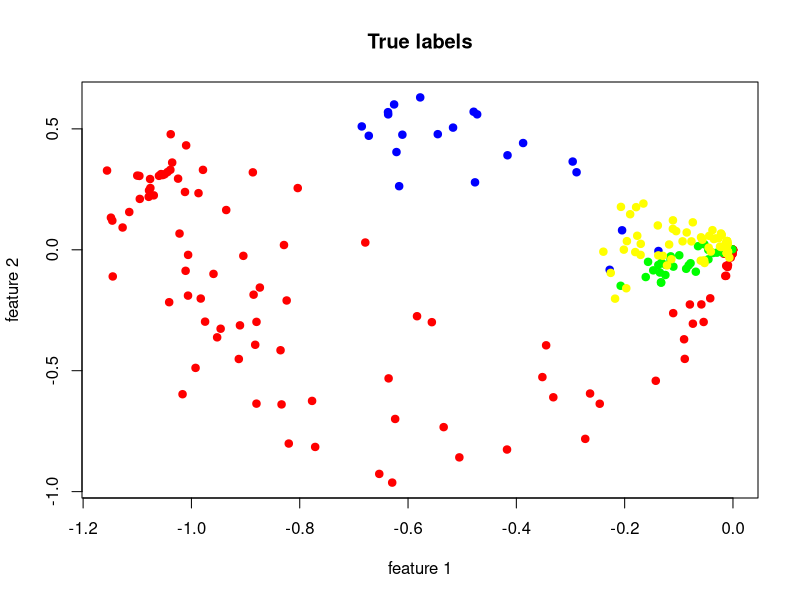
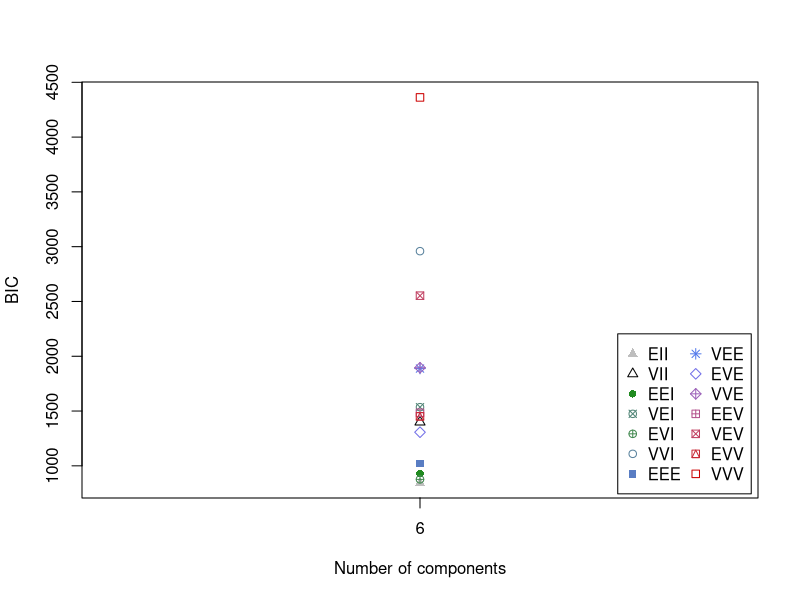
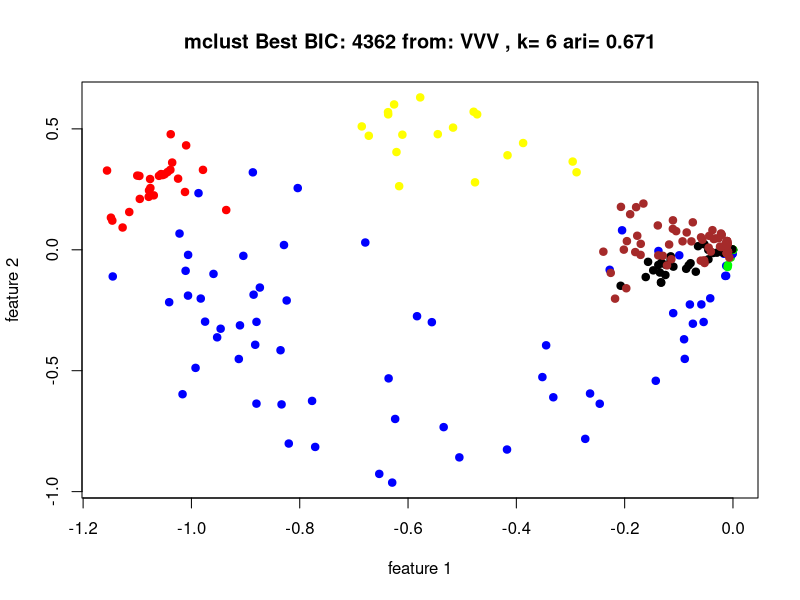
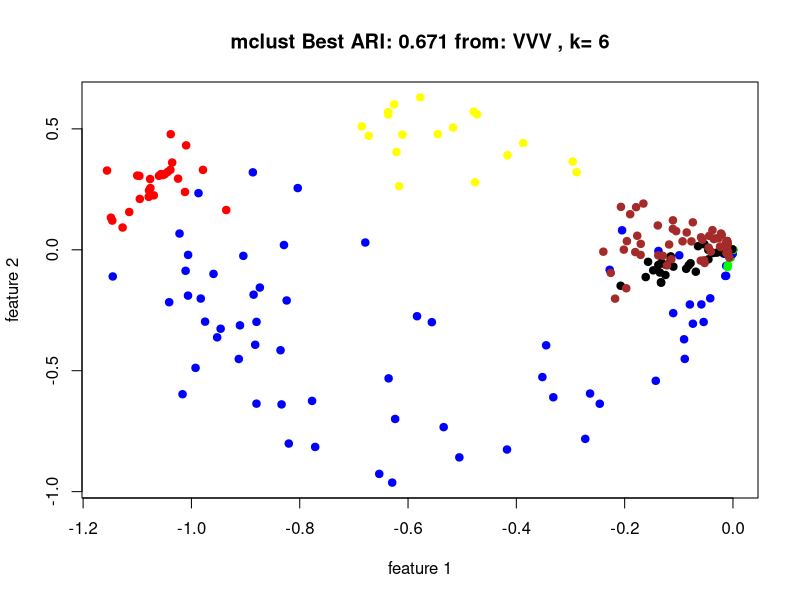

These charts were generated, in order, by the following R code:
"
Runs all clustering methods and saves that with the best ari and bic
"

library("mclust")

setwd('C:/Users/Thomas Athey/Documents/Labs/Labs/jovo/clustering/drosophila_python')
X <- read.csv(file='embedded_right.csv',header=TRUE,sep=',')
c_file <- read.csv(file='classes.csv',header=TRUE,sep=',')
c <- factor(c_file$x)

#true labels
plots <- data.frame('x1'=unlist(X[1]),"x2"=unlist(X[2]),"c_true"=c)
#jpeg('true.jpg')
plot(plots$x1,plots$x2,col=c('red','blue','green','yellow')[plots$c_true],pch=19,xlab='feature 1',ylab='feature 2',main='True labels')
#dev.off()

#bicplot
ks <- 6
BIC <- mclustBIC(X,ks,verbose=FALSE)
#jpeg('r_bicplot.jpg')
plot(BIC)
#dev.off()



#find best bic
model <- Mclust(X,ks,verbose=FALSE)
best_combo_bic <- model$modelName
best_g_bic <- model$G
best_bic <- max(model$BIC,na.rm=T)
c_hat_bic <- factor(model$classification)

write.csv(c_hat_bic,file='r_k6_cluster.csv',row.names=F,quote=F)
write.csv(model$parameters$pro,file='r_k6_weights.csv',row.names=F,quote=F)
write.csv(model$parameters$mean,file='r_k6_means.csv',row.names=F,quote=F)
write.csv(model$parameters$variance$sigma,file='r_k6_variances.csv',row.names=F,quote=F)

plots$c_hat_bic = c_hat_bic
best_ari_bic = adjustedRandIndex(plots$c_true,plots$c_hat_bic)
print('Best BIC:')
print(best_combo_bic)
print(best_bic)
title <- paste('mclust Best BIC:',format(best_bic,digits=3),'from:',best_combo_bic,', k=',best_g_bic,'ari=',format(best_ari_bic,digits=3),sep=' ')
#********************filename and colors*******
#jpeg('r_bic_allk.jpg')
plot(plots$x1,plots$x2,col=c('red','blue','green','yellow','brown','black')[plots$c_hat_bic],pch=19,xlab='feature 1',ylab='feature 2',main=title)
#dev.off()



#find best ari
models <- mclust.options('emModelNames')
best_ari <- 0

for(k in ks) {
  for(m in models) {
    model <- Mclust(X,G=k,modelNames=m,verbose=FALSE)
    if (is.null(model)) {
      next
    }
    c_hat <-factor(model$classification)
    ari = adjustedRandIndex(plots$c_true,c_hat)
    if(ari>best_ari) {
      best_ari <- ari
      best_combo_ari <- m
      c_hat_ari <- factor(model$classification)
      best_g_ari <- k
    }
  }
}

plots$c_hat_ari = c_hat_ari
print('Best ARI:')
print(best_combo_ari)
print(best_ari)
title <- paste('mclust Best ARI:',format(best_ari,digits=3),'from:',best_combo_ari,', k=',best_g_ari,sep=' ')
#****************filname and colors********8
#jpeg('r_ari_k6.jpg')
plot(plots$x1,plots$x2,col=c('red','blue','green','yellow','brown','black')[plots$c_hat_ari],pch=19,xlab='feature 1',ylab='feature 2',main=title)
#dev.off()
